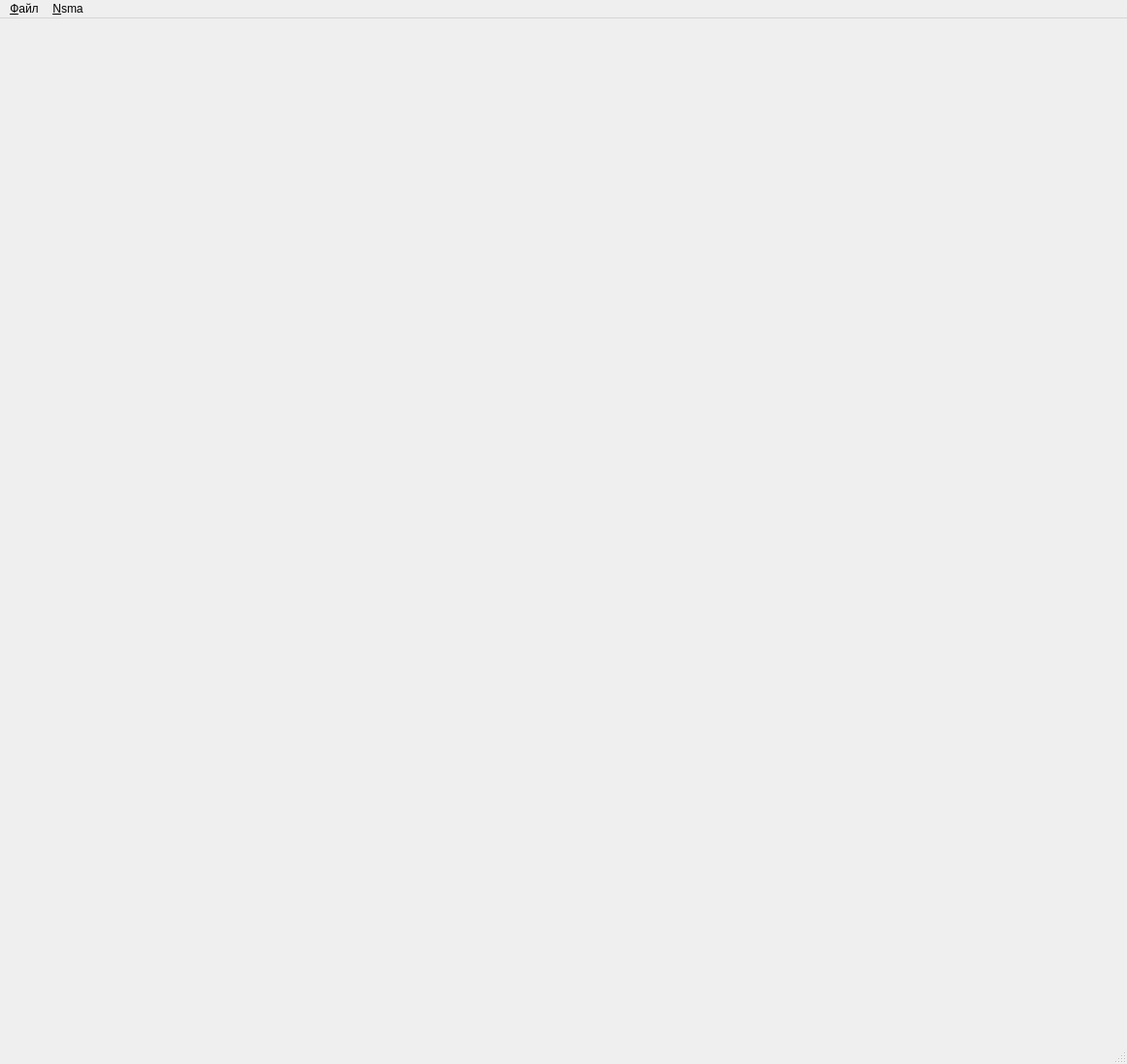
<?xml version="1.0" encoding="UTF-8"?>
<ui version="4.0">
 <class>MainWindow</class>
 <widget class="QMainWindow" name="MainWindow">
  <property name="geometry">
   <rect>
    <x>0</x>
    <y>0</y>
    <width>1160</width>
    <height>1095</height>
   </rect>
  </property>
  <property name="windowTitle">
   <string>MainWindow</string>
  </property>
  <widget class="QWidget" name="centralwidget">
   <layout class="QGridLayout" name="gridLayout">
    <item row="0" column="0">
     <widget class="QWidget" name="widget" native="true"/>
    </item>
   </layout>
  </widget>
  <widget class="QMenuBar" name="menubar">
   <property name="geometry">
    <rect>
     <x>0</x>
     <y>0</y>
     <width>1160</width>
     <height>23</height>
    </rect>
   </property>
   <widget class="QMenu" name="menu">
    <property name="title">
     <string>&amp;Файл</string>
    </property>
    <addaction name="actionLoad"/>
   </widget>
   <widget class="QMenu" name="menu_Nsma">
    <property name="title">
     <string>&amp;Nsma</string>
    </property>
    <addaction name="actionNsma"/>
   </widget>
   <addaction name="menu"/>
   <addaction name="menu_Nsma"/>
  </widget>
  <widget class="QStatusBar" name="statusbar"/>
  <action name="actionLoad">
   <property name="text">
    <string>&amp;Загрузить</string>
   </property>
  </action>
  <action name="actionNsma">
   <property name="text">
    <string>&amp;Исходное</string>
   </property>
  </action>
 </widget>
 <resources/>
 <connections/>
</ui>
